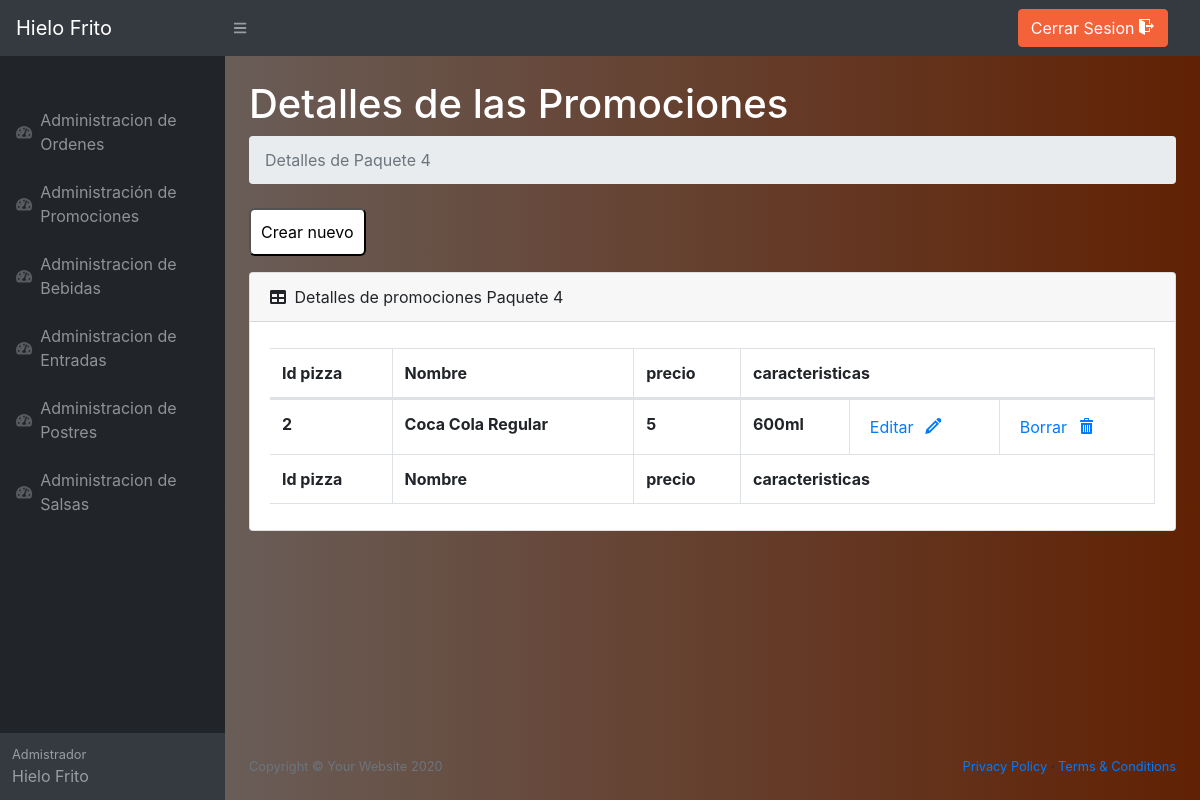
Page /Pizzeria/Admin/adminPromos/detalles/detalles.php?id=2 (signed in) on the committed database.
### tables this page shows
CREATE TABLE `promociones` (
  `id_promociones` int(11) NOT NULL,
  `nombre` varchar(100) NOT NULL,
  `precio` int(11) NOT NULL,
  `caracteristicas` text NOT NULL
);

CREATE TABLE `agregados_promociones` (
  `id_agregado_promo` int(11) NOT NULL,
  `nombre_agregado_promo` varchar(100) NOT NULL,
  `precio_agregado_promo` int(11) NOT NULL,
  `caracteristicas_agregado_promo` text NOT NULL,
  `id_promociones` int(11) NOT NULL
);

### Pizzeria/Admin/adminPromos/detalles/detalles.php (the view, shortened to what this page needs)
<?php
include ('../../../php/conexion.php');
$id=$_GET['id'];
?>
<!DOCTYPE html>
<html lang="es">
    <head>
        <link href="../../styles.css" rel="stylesheet" />
        <link href="https://cdn.datatables.net/1.10.20/css/dataTables.bootstrap4.min.css" rel="stylesheet" />
        <link href="../../../icomoon/fonts/style.css" rel="stylesheet">
    </head>
    <body style="background: linear-gradient(to right, #6b6b6b, #612103);" class="sb-nav-fixed">
        <nav class="sb-topnav navbar navbar-expand navbar-dark bg-dark">
            <a class="navbar-brand" href="../addpostres.php">Hielo Frito</a>
            <button class="btn btn-link btn-sm order-1 order-lg-0" id="sidebarToggle" href="#"><i class="fas fa-bars"></i></button>
            <div class="d-none d-md-inline-block form-inline ml-auto mr-0 mr-md-3 my-2 my-md-0">
                        <a class="btn btn-primary"  href="../../../php/cerrarsesion.php">Cerrar Sesion <span class="icon-exit"></span></a>
            </div>
        </nav>
        <div id="layoutSidenav">
            <div id="layoutSidenav_nav">
                <nav class="sb-sidenav accordion sb-sidenav-dark" id="sidenavAccordion">
                    <div class="sb-sidenav-menu">
                        <div class="nav">
                        <div class="sb-sidenav-menu-heading"></div>
                        <a class="nav-link" href="../../adminOrdenes/Ordenes.php">
                            <div class="sb-nav-link-icon"><i class="fas fa-tachometer-alt"></i></div>
                            Administracion de Ordenes
                            </a>
                            <a class="nav-link" href="../../adminPromos/Promos.php">
                              <div class="sb-nav-link-icon"><i class="fas fa-tachometer-alt"></i></div>
                              Administración de Promociones
                          </a>
                          <a class="nav-link" href="../../adminBebidas/Bebidas.php">
                            <div class="sb-nav-link-icon"><i class="fas fa-tachometer-alt"></i></div>
                            Administracion de Bebidas
                        </a>
                        <a class="nav-link" href="../../adminentradas/ListaEntradas.php">
                            <div class="sb-nav-link-icon"><i class="fas fa-tachometer-alt"></i></div>
                            Administracion de Entradas
                        </a>
                        <a class="nav-link" href="../../adminpostres/addpostres.php">
                            <div class="sb-nav-link-icon"><i class="fas fa-tachometer-alt"></i></div>
                            Administracion de Postres
                        </a>
                        <a class="nav-link" href="../../adminsalsas/ListaSalsa.php">
                            <div class="sb-nav-link-icon"><i class="fas fa-tachometer-alt"></i></div>
                            Administracion de Salsas
                        </a>
                        </div>
                    </div>
                    <div class="sb-sidenav-footer">
                        <div class="small">Admistrador</div>
                        Hielo Frito
                    </div>
                </nav>
            </div>
            <div id="layoutSidenav_content">
                <main >
                    <div class="container-fluid">
                        <h1 style="color: white;" class="mt-4"> Detalles de las Promociones</h1>
                        <ol class="breadcrumb mb-4">
                            <?php
                                $consulta="SELECT * FROM promociones WHERE id_promociones='$id'";
                                $resultado_pizza=$mysqli->query($consulta);
                                if($resultado_pizza->num_rows > 0){
                                    $fila1=$resultado_pizza->fetch_assoc();
                                    $nombre=$fila1['nombre'];
                            ?>
                            <li class="breadcrumb-item active"><?php echo("Detalles de ".$nombre)?></li>
                            <?php
                             }
                            ?>
                        </ol>
                        <form action="crear.php" method="POST">
                            <input type="submit" name="boton" class="crear" value="Crear nuevo">
                        </form>
                        <?php
                            $query="SELECT * FROM agregados_promociones WHERE id_promociones='$id'";
                            $resultado=$mysqli->query($query);
                            if($resultado->num_rows > 0){
                        ?>
                          <div class="card mb-4">
                            <div class="card-header">
                                <i class="fas fa-table mr-1"></i>
                                <?php
                                    echo("Detalles de promociones ".$nombre)
                                ?>
                            </div>
                            <div class="card-body">
                                <div class="table-responsive">
                                    <table class="table table-bordered" id="dataTable" width="100%" cellspacing="0">
                                        <thead>
                                            <tr>
                                                <th>Id pizza</th>
                                                <th>Nombre</th>
                                                <th>precio</th>
                                                <th colspan=4>caracteristicas</th>
                                            </tr>
                                        </thead>
                                        <tfoot>
                                            <tr>
                                                <th>Id pizza</th>
                                                <th>Nombre</th>
                                                <th>precio</th>
                                                <th colspan=4>caracteristicas</th>
                                            </tr>
                                        </tfoot>
                                        <tbody>
                                            <?php
                                                while($fila=$resultado->fetch_assoc()){
                                                    $id_detalle=$fila['id_agregado_promo'];
                                            ?>
                                            <tr>
                                                <form action="boton.php" method="post">
                                                    <th>
                                                    <?php
                                                        echo "$id<input type='text' value='$id_detalle' name='id_detalle' hidden>";
                                                    ?>
                                                    </th>
                                                    <th>
                                                        <?php
                                                            echo($fila['nombre_agregado_promo']);
                                                        ?>
                                                    </th>
                                                    <th>
                                                        <?php
                                                            echo($fila['precio_agregado_promo']);
                                                        ?>
                                                    </th>
                                                    <th>
                                                        <?php
                                                            echo($fila['caracteristicas_agregado_promo']);
                                                        ?>
                                                    </th>
                                                    <th>
                                                        <input type="submit" value="Editar" class="boton " name="boton">&nbsp;<span class="icon-pencil icono">
                                                    </th>
                                                    <th>
                                                        <input type="submit" value="Borrar" class="boton "name="boton">&nbsp;<span class="icon-bin icono">
                                                    </th>
                                                </form>
                                            </tr>
                                            <?php
                            }
                        ?>
                                        </tbody>
                                    </table>
                                </div>
                            </div>
                        </div>
                        <?php
                            }
                            else{
                            ?>
                            <h1>No hay agregados para esta Pizza</h1>
                            <?php
                            }
                        ?>
                        </div>
                    </main>
                    <footer class="py-4 bg-black  mt-auto">
                      <div class="container-fluid">
                          <div class="d-flex align-items-center justify-content-between small">
                              <div class="text-muted">Copyright &copy; Your Website 2020</div>
                              <div>
                                  <a href="#">Privacy Policy</a>
                                  &middot;
                                  <a href="#">Terms &amp; Conditions</a>
                              </div>
                          </div>
                      </div>
                  </footer>
                </div>
            </div>
        </body>
    </html>

### Pizzeria/Admin/adminPromos/detalles/detalles.php (style rules this page uses)
:root { --input-padding-x: 1.5rem; --input-padding-y: .75rem; }
body { background: #007bff; background: linear-gradient(to right, #0062E6, #33AEFF); }
.crear { background:#fff; padding:10px; color: 10157F; text-decoration: none !important; transition: .3s linear; border-radius:6px; }
.boton { background:#fff; text-decoration: none !important; transition: .3s linear; border: 2px solid #fff; color:#007BFF; }
.icono { color:#007BFF; }

### rows in the picture
promociones: nombre "Paquete 4"
agregados_promociones: nombre_agregado_promo "Coca Cola Regular", precio_agregado_promo "5", caracteristicas_agregado_promo "600ml"
